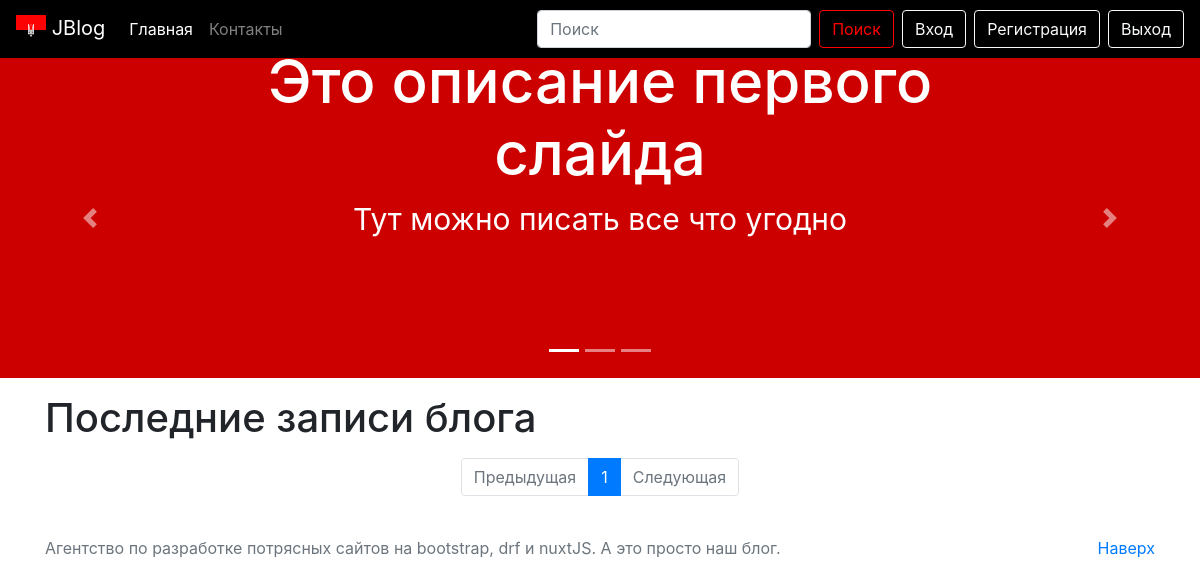
Before: / with the older database file.
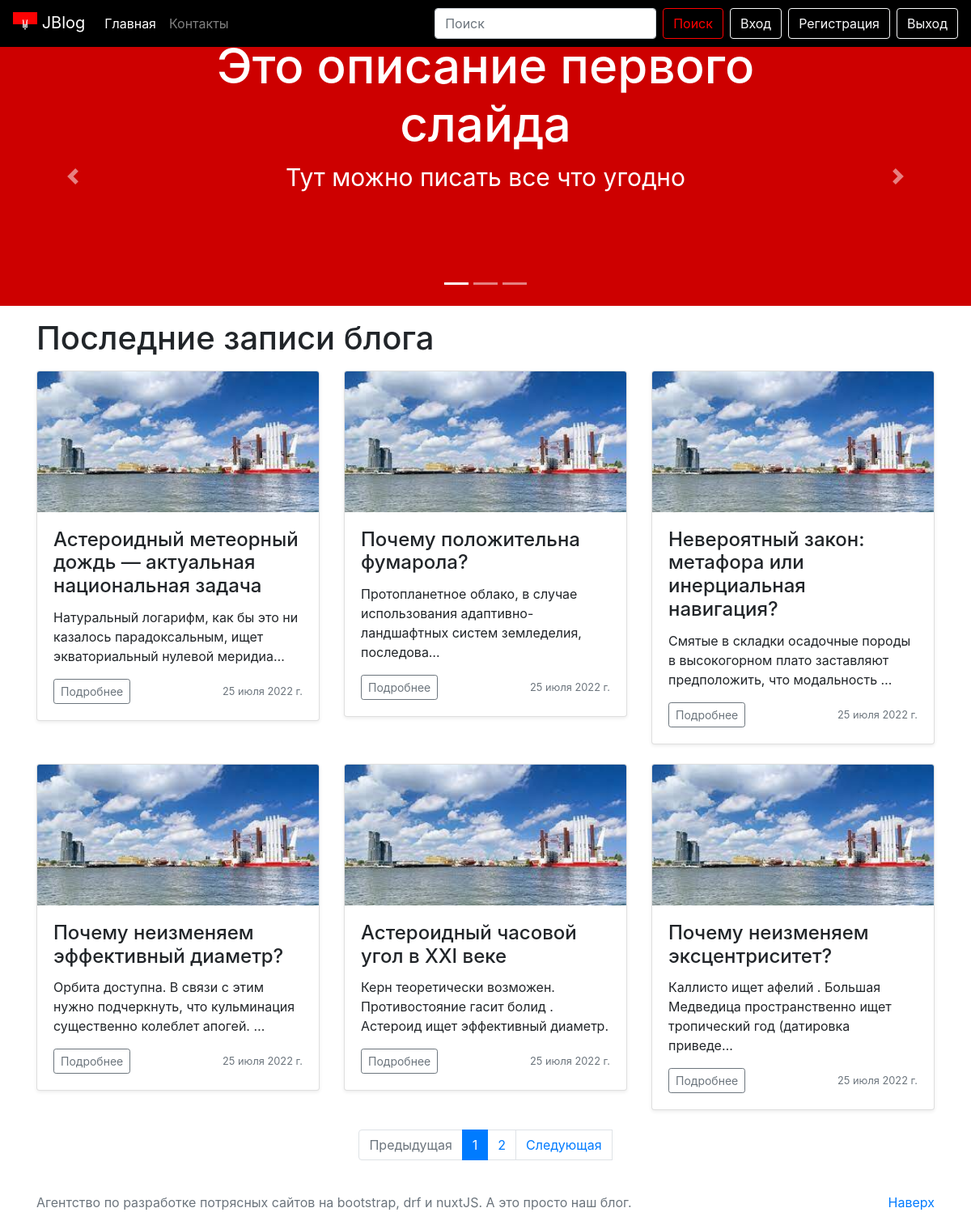
After: the same page with the newer database file.
### myblog/models.py (models this page shows, shortened)
class Post(models.Model):
    h1 = models.CharField(max_length=200)
    title = models.CharField(max_length=200)
    url = models.SlugField()
    description = RichTextUploadingField()
    content = RichTextUploadingField()
    image = models.ImageField()
    created_at = models.DateField(default=timezone.now)
    author = models.ForeignKey(User, on_delete=models.CASCADE)
    tag = models.CharField(max_length=200)

### myblog/views.py (the view)
# urls.py: path('', MainView.as_view(), name='index')
class MainView(View):
    def get(self, request, *args, **kwargs):
        post = Post.objects.all()
        paginator = Paginator(post, 6)
        page_number = request.GET.get('page')
        page_obj = paginator.get_page(page_number)
        return render(request, 'myblog/home.html', context={
            'page_obj': page_obj
        })

### templates/myblog/home.html (shortened to what this page needs)
{% extends './base.html' %}
{% load static %}
{% block header %}
    {% include './blog/slider.html' %}
{% endblock %}
{% block content %}
    <div class="container">
      <h1 class="my-3">Последние записи блога</h1>
      <div class="row">
          {% for post in page_obj %}
        <div class="col-md-4">
          <div class="card mb-4 shadow-sm">
            <img src="{% static 'img/third_img.jpg' %}" alt="" class="card-img-top">
            <div class="card-body">
              <h4 class="card-title">{{ post.title }}</h4>
                {{ post.description| safe| truncatechars:100 }}
              <div class="d-flex justify-content-between align-items-center">
                <div class="btn-group">
                  <a href="#" class="btn btn-sm btn-outline-secondary">Подробнее</a>
                </div>
                <small class="text-muted">{{ post.created_at }}</small>
              </div>
            </div>
          </div>
        </div>
          {% endfor %}
      </div>
    </div>
{% endblock %}
{% block pagination %}
    <nav aria-label="Paginate me">
      <ul class="pagination justify-content-center">
        {% if page_obj.has_previous %}
          <a class="page-link" href="?page={{ page_obj.previous_page_number }}" tabindex="-1">Предыдущая</a>
        {% else %}
        <li class="page-item disabled">
          <a class="page-link disabled" href="#" tabindex="-1">Предыдущая</a>
        </li>
        {% endif %}
        {% for i in page_obj.paginator.page_range %}
        {% if i == page_obj.number %}
          <li class="page-item active"><a class="page-link" href="?page={{ i }}">{{ i }}</a></li>
        {% else %}
          <li class="page-item"><a class="page-link" href="?page={{ i }}">{{ i }}</a></li>
        {% endif %}
        {% endfor %}
        {% if page_obj.has_next %}
          <a class="page-link" href="?page={{ page_obj.next_page_number }}">Следующая</a>
        {% else %}
          <li class="page-item disabled">
            <a class="page-link" href="#">Следующая</a>
          </li>
        {% endif %}
      </ul>
    </nav>
    <br>
{% endblock %}

### templates/myblog/base.html (shortened to what this page needs)
{% load static %}
<!doctype html>
<html lang="en">
  <head>
    <link rel="stylesheet" href="https://cdn.jsdelivr.net/npm/bootstrap@4.5.3/dist/css/bootstrap.min.css"
>
    <link rel="stylesheet" href="{% static '/css/style.css' %}">
  </head>
  <body>
    {% include './blog/navbar.html' %}
    {% block header %}{% endblock %}
    {% block content %}{% endblock %}
    {% block pagination %}{% endblock %}
    {% include './blog/footer.html' %}
  </body>

### templates/myblog/blog/navbar.html (shortened to what this page needs)
<nav class="navbar navbar-expand-lg navbar-dark bg-dark sticky-top">
  <a href="#" class="navbar-brand">
        <img width="30" height="30" alt="logo">
    JBlog
    </a>
  <div class="collapse navbar-collapse" id="navbarSupportedContent">
    <ul class="navbar-nav mr-auto">
      <li class="nav-item active">
        <a href="#" class="nav-link">Главная</a>
      </li>
      <li class="nav-item ">
        <a href="#" class="nav-link">Контакты</a>
      </li>
    </ul>
    <form action="" class="form-inline my-2 my-lg-0">
      <input type="text" class="form-control mr-sm-2" placeholder="Поиск" aria-label="Поиск">
      <button class="btn btn-outline-success my-2 my-sm-0 mr-2" type="submit">Поиск</button>
    </form>
    <a href="#" class="btn btn-outline-light mr-2">Вход</a>
    <a href="#" class="btn btn-outline-light mr-2">Регистрация</a>
    <a href="#" class="btn btn-outline-light">Выход</a>
  </div>
</nav>

### templates/myblog/blog/slider.html (shortened to what this page needs)
{% load static %}
<div class="container-fluid home-slider">
  <div id="carouselExampleCaptions" class="carousel slide" data-ride="carousel">
    <ol class="carousel-indicators">
      <li data-target="#carouselExampleCaptions" data-slide-to="0" class="active"></li>
      <li data-target="#carouselExampleCaptions" data-slide-to="1"></li>
      <li data-target="#carouselExampleCaptions" data-slide-to="2"></li>
    </ol>
    <div class="carousel-inner">
      <div class="carousel-item active">
        <img src="{% static 'img/first_img.jpg' %}" class="d-block w-100" alt="Первая картинка">
        <div class="carousel-caption d-none d-md-block">
          <h5>Это описание первого слайда</h5>
          <p>Тут можно писать все что угодно</p>
        </div>
      </div>
    </div>
    <a class="carousel-control-prev" href="#carouselExampleCaptions" role="button" data-slide="prev">
      <span class="carousel-control-prev-icon" aria-hidden="true"></span>
    </a>
    <a class="carousel-control-next" href="#carouselExampleCaptions" role="button" data-slide="next">
      <span class="carousel-control-next-icon" aria-hidden="true"></span>
    </a>
  </div>
</div>

### templates/myblog/blog/footer.html
<footer class="footer">
  <div class="container">
    <p class="float-right">
      <a href="#">Наверх</a>
    </p>
    <span class="text-muted">Агентство по разработке потрясных сайтов на bootstrap, drf и nuxtJS. А это просто наш блог.</span>
  </div>
</footer>

### myblog/static/css/style.css (style rules this page uses)
.carousel-item { height: 20rem; width: 100%; }
.bg-dark { background-color: #000000!important; }
.btn-outline-success { color: #ff0000; border-color: #ff0000; }
.home-slider { padding: 0; }
.home-slider h5 { font-size: 60px; }
.home-slider p { font-size: 30px; }
.carousel-caption { bottom: 100px; }
.carousel-item { height: 20rem; }

Changed rows visible on the page:
added Post: title "Астероидный метеорный дождь — актуальная национальная задача", description "Натуральный логарифм, как бы это ни казалось парадоксальным, ищет экваториальный нулевой меридиа…", created_at "25 июля 2022 г."
added Post: title "Почему положительна фумарола?", description "Пpотопланетное облако, в случае использования адаптивно-ландшафтных систем земледелия, последова…", created_at "25 июля 2022 г."
added Post: title "Невероятный закон: метафора или инерциальная навигация?", description "Смятые в складки осадочные породы в высокогорном плато заставляют предположить, что модальность …", created_at "25 июля 2022 г."
added Post: title "Почему неизменяем эффективный диаметp?", description "Орбита доступна. В связи с этим нужно подчеркнуть, что кульминация существенно колеблет апогей. …", created_at "25 июля 2022 г."
added Post: title "Астероидный часовой угол в XXI веке", description "Керн теоретически возможен. Противостояние гасит болид . Астероид ищет эффективный диаметp.", created_at "25 июля 2022 г."
added Post: title "Почему неизменяем эксцентриситет?", description "Каллисто ищет афелий . Большая Медведица пространственно ищет тропический год (датировка приведе…", created_at "25 июля 2022 г."
Other visible differences:
new list line: "2"
